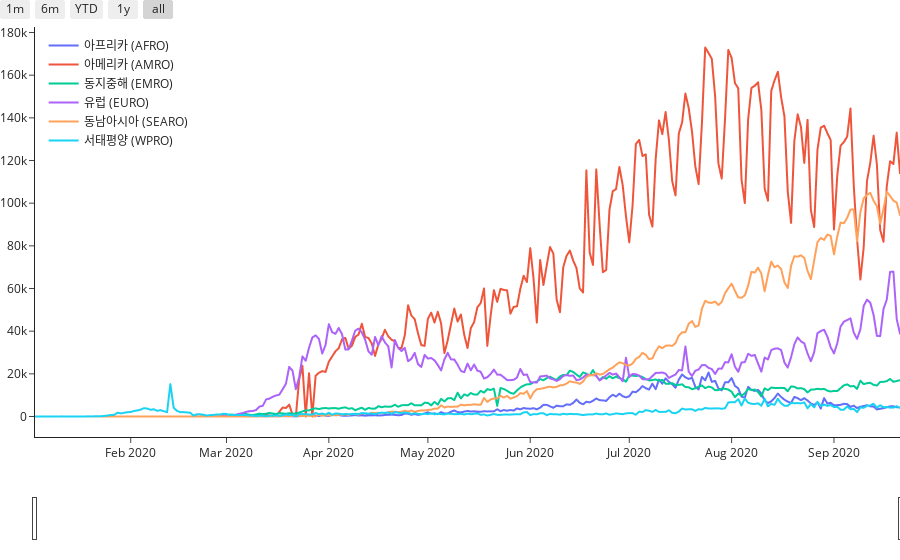

Notebook code cell kept with this figure:
### Markdown cell above
### WHO 기준 세계 영역별 확진자 추세 📈
  
<br/>  

- 2020-09-21 기준
- 자료 출처 : https://www.who.int/, https://countrycode.org/
- plotly.express.line

### Code cell
import pandas as pd
import plotly.express as px
covid_who = pd.read_csv("c:/data/covid_who.csv")
covid_who = covid_who.set_index('Date_reported')
covid_who_pivot = covid_who.pivot(columns='WHO_region', values='New_cases')
covid_who_pivot.columns = [
    '아프리카 (AFRO)', '아메리카 (AMRO)', '동지중해 (EMRO)', '유럽 (EURO)', '동남아시아 (SEARO)',
    '서태평양 (WPRO)'
]
fig = px.line(covid_who_pivot)
fig.update_layout(legend_title = None, xaxis_title=None, yaxis_title=None,
                 template="simple_white", margin=dict(l=0, r=0, t=0, b=0))
fig.update_layout(legend=dict(
    yanchor="top",
    y=0.99,
    xanchor="left",
    x=0.01
))
fig.update_layout(
    xaxis=dict(
        rangeselector=dict(
            buttons=list([
                dict(count=1,
                     label="1m",
                     step="month",
                     stepmode="backward"),
                dict(count=6,
                     label="6m",
                     step="month",
                     stepmode="backward"),
                dict(count=1,
                     label="YTD",
                     step="year",
                     stepmode="todate"),
                dict(count=1,
                     label="1y",
                     step="year",
                     stepmode="backward"),
                dict(step="all")
            ])
        ),
        rangeslider=dict(
            visible=True
        ),
        type="date"
    )
)

fig.show()

### Figure 1 — Plotly figure (JSON) as saved in the notebook; plotly's stock layout.template omitted (floating-point values rounded to 4 significant figures; data arrays with more than 128 entries replaced by an {"elided": "..."} marker saying what was removed)
{"data": [{"hovertemplate": "variable=아프리카 (AFRO)<br>Date_reported=%{x}<br>value=%{y}<extra></extra>", "legendgroup": "아프리카 (AFRO)", "line": {"color": "#636efa", "dash": "solid"}, "mode": "lines", "name": "아프리카 (AFRO)", "showlegend": true, "type": "scattergl", "x": {"elided": "263 str values"}, "xaxis": "x", "y": {"elided": "263 int values"}, "yaxis": "y"}, {"hovertemplate": "variable=아메리카 (AMRO)<br>Date_reported=%{x}<br>value=%{y}<extra></extra>", "legendgroup": "아메리카 (AMRO)", "line": {"color": "#EF553B", "dash": "solid"}, "mode": "lines", "name": "아메리카 (AMRO)", "showlegend": true, "type": "scattergl", "x": {"elided": "263 str values"}, "xaxis": "x", "y": {"elided": "263 int values"}, "yaxis": "y"}, {"hovertemplate": "variable=동지중해 (EMRO)<br>Date_reported=%{x}<br>value=%{y}<extra></extra>", "legendgroup": "동지중해 (EMRO)", "line": {"color": "#00cc96", "dash": "solid"}, "mode": "lines", "name": "동지중해 (EMRO)", "showlegend": true, "type": "scattergl", "x": {"elided": "263 str values"}, "xaxis": "x", "y": {"elided": "263 int values"}, "yaxis": "y"}, {"hovertemplate": "variable=유럽 (EURO)<br>Date_reported=%{x}<br>value=%{y}<extra></extra>", "legendgroup": "유럽 (EURO)", "line": {"color": "#ab63fa", "dash": "solid"}, "mode": "lines", "name": "유럽 (EURO)", "showlegend": true, "type": "scattergl", "x": {"elided": "263 str values"}, "xaxis": "x", "y": {"elided": "263 int values"}, "yaxis": "y"}, {"hovertemplate": "variable=동남아시아 (SEARO)<br>Date_reported=%{x}<br>value=%{y}<extra></extra>", "legendgroup": "동남아시아 (SEARO)", "line": {"color": "#FFA15A", "dash": "solid"}, "mode": "lines", "name": "동남아시아 (SEARO)", "showlegend": true, "type": "scattergl", "x": {"elided": "263 str values"}, "xaxis": "x", "y": {"elided": "263 int values"}, "yaxis": "y"}, {"hovertemplate": "variable=서태평양 (WPRO)<br>Date_reported=%{x}<br>value=%{y}<extra></extra>", "legendgroup": "서태평양 (WPRO)", "line": {"color": "#19d3f3", "dash": "solid"}, "mode": "lines", "name": "서태평양 (WPRO)", "showlegend": true, "type": "scattergl", "x": {"elided": "263 str values"}, "xaxis": "x", "y": {"elided": "263 int values"}, "yaxis": "y"}], "layout": {"legend": {"title": {}, "tracegroupgap": 0, "x": 0.01, "xanchor": "left", "y": 0.99, "yanchor": "top"}, "margin": {"b": 0, "l": 0, "r": 0, "t": 0}, "xaxis": {"anchor": "y", "domain": [0, 1], "rangeselector": {"buttons": [{"count": 1, "label": "1m", "step": "month", "stepmode": "backward"}, {"count": 6, "label": "6m", "step": "month", "stepmode": "backward"}, {"count": 1, "label": "YTD", "step": "year", "stepmode": "todate"}, {"count": 1, "label": "1y", "step": "year", "stepmode": "backward"}, {"step": "all"}]}, "rangeslider": {"visible": true}, "title": {}, "type": "date"}, "yaxis": {"anchor": "x", "domain": [0, 1], "title": {}}}}
